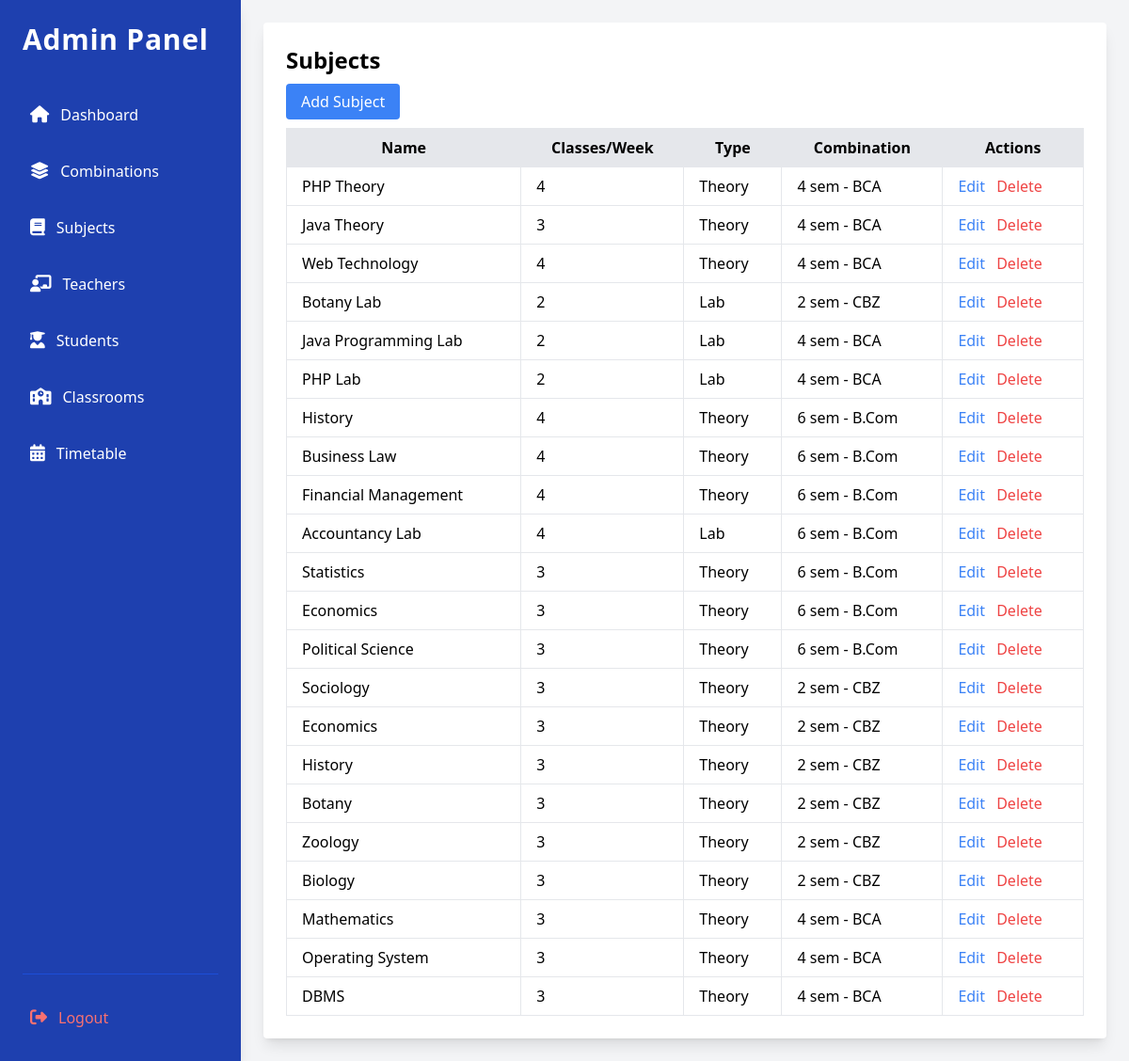
The app's page /src/views/admin/subject.php (signed in), older data.
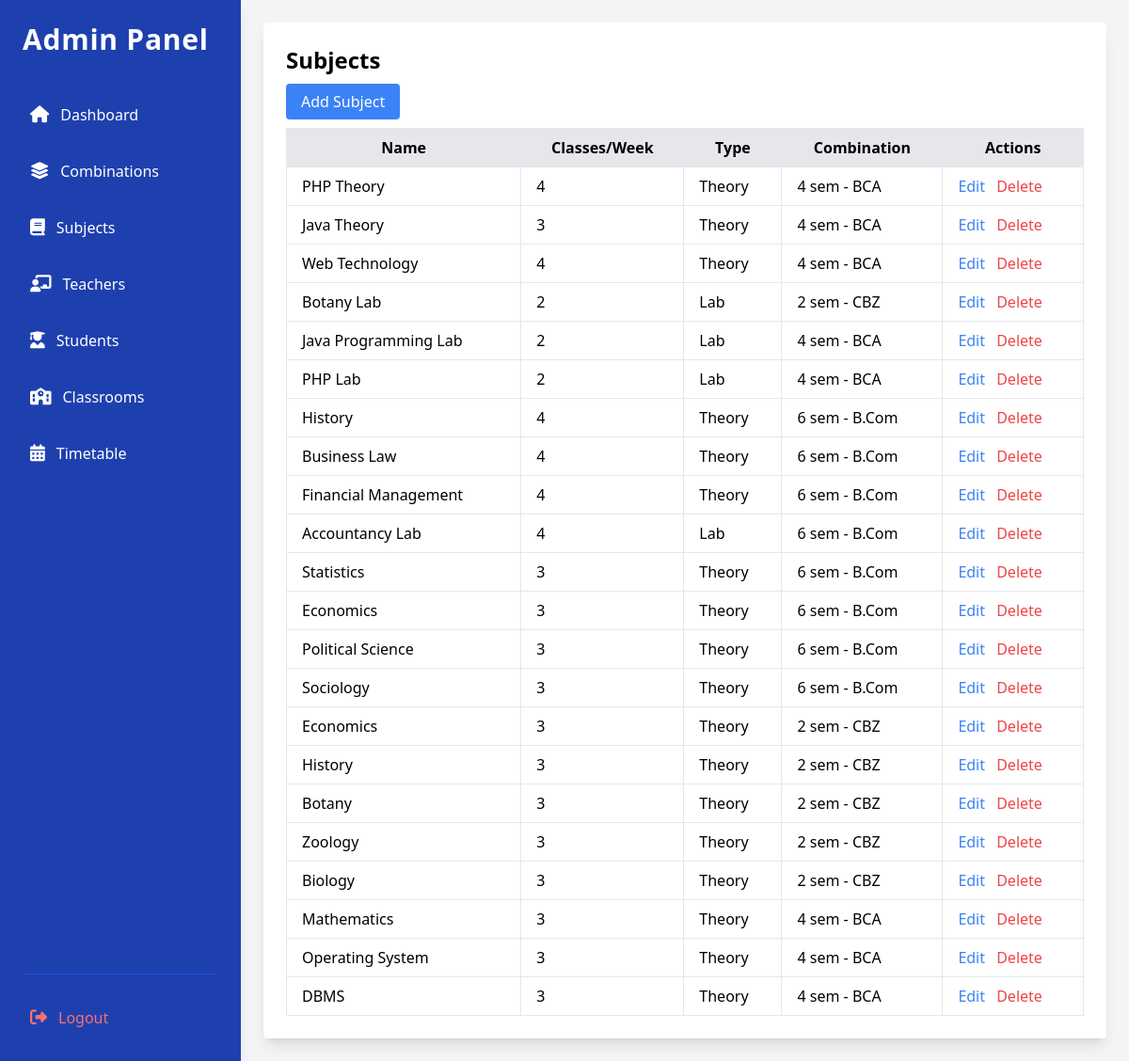
The same page, newer data.
### tables this page shows
CREATE TABLE `subjects` (
  `id` int(11) NOT NULL,
  `name` varchar(100) NOT NULL,
  `min_classes_per_week` int(11) NOT NULL,
  `type` enum('theory','lab') NOT NULL,
  `duration` int(11) UNSIGNED DEFAULT NULL,
  `combination_id` int(11) NOT NULL
);

CREATE TABLE `combinations` (
  `id` int(11) NOT NULL,
  `name` varchar(100) NOT NULL,
  `department` varchar(100) NOT NULL,
  `semester` int(11) NOT NULL
);

### src/models/Subject.php (called while the page is built, shortened)
<?php
class Subject {
    private $conn;
    private $table_name = "subjects";
    public function __construct($db) {
        $this->conn = $db;
    }
    public function getAllSubjects() {
        $query = "SELECT subjects.*, combinations.name AS combination_name , combinations.semester As combination_semester
                  FROM " . $this->table_name . "
                  JOIN combinations ON subjects.combination_id = combinations.id
                  ORDER BY subjects.id DESC";
        $stmt = $this->conn->prepare($query);
        $stmt->execute();
        return $stmt->fetchAll(PDO::FETCH_ASSOC);
    }
}
?>

### src/views/admin/subject.php (the view, shortened to what this page needs)
<?php
include_once '../../models/Subject.php';
$database = new Database();
$db = $database->getConnection();
$subject = new Subject($db);
$subjects = $subject->getAllSubjects();
?>
<?php include_once(__DIR__ . '/header.php'); ?>
    <div class="max-w-4xl mx-auto bg-white p-6 rounded shadow-lg">
        <h2 class="text-2xl font-semibold mb-4">Subjects</h2>
        <a href="add_subject.php" class="bg-blue-500 text-white px-4 py-2 rounded">Add Subject</a>
        <table class="w-full mt-4 border-collapse border border-gray-300">
            <thead>
                <tr class="bg-gray-200">
                    <th class="border px-4 py-2">Name</th>
                    <th class="border px-4 py-2">Classes/Week</th>
                    <th class="border px-4 py-2">Type</th>
                    <th class="border px-4 py-2">Combination</th>
                    <th class="border px-4 py-2">Actions</th>
                </tr>
            </thead>
            <tbody>
            <?php if (!empty($subjects)) { ?>
                <?php foreach ($subjects as $sub) { ?>
                    <tr>
                        <td class="border px-4 py-2"><?= $sub['name']; ?></td>
                        <td class="border px-4 py-2"><?= $sub['min_classes_per_week']; ?></td>
                        <td class="border px-4 py-2"><?= ucfirst($sub['type']); ?></td>
                        <td class="border px-4 py-2"><?= $sub['combination_semester']; ?> sem - <?= $sub['combination_name']; ?></td>
                        <td class="border px-4 py-2">
                            <a href="edit_subject.php?id=<?= $sub['id']; ?>" class="text-blue-500">Edit</a>
                            <a href="../../controllers/SubjectController.php?delete=<?= $sub['id']; ?>" class="text-red-500 ml-2" onclick="return confirm('Are you sure you want to delete this subject?')">Delete</a>
                        </td>
                    </tr>
                <?php } ?>
                <?php } else { ?>
                        <tr>
                            <td colspan="8" class="text-center text-gray-500 p-4">No teachers found.</td>
                        </tr>
                    <?php } ?>
            </tbody>
        </table>
    </div>
<?php include_once(__DIR__ . '/footer.php'); ?>

Row changes from the older to the newer data that the page shows:
changed subjects "Sociology": combination.semester "2" → "6"; combination.name "CBZ" → "B.Com"
